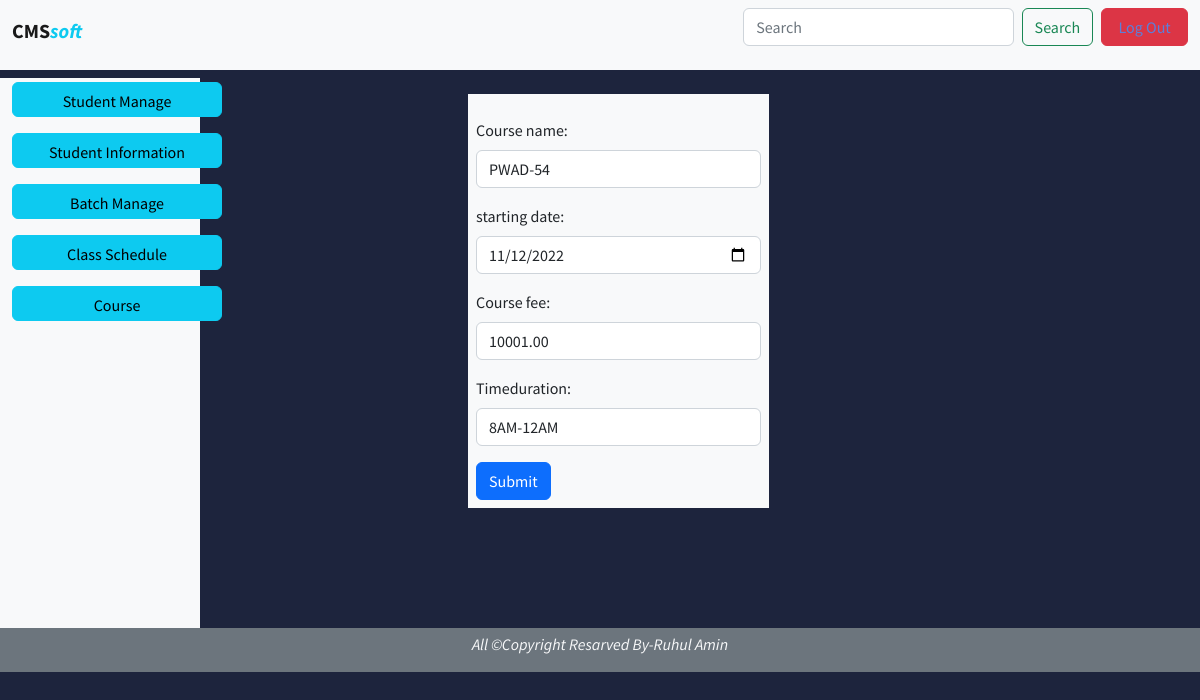
Page /batch_edit.php?bid=1 (signed in) on the committed database.
### tables this page shows
CREATE TABLE `batchmanage` (
  `bid` int(10) NOT NULL,
  `coursename` varchar(50) NOT NULL,
  `startingdate` date NOT NULL,
  `coursefee` float(10,2) NOT NULL,
  `timeduration` varchar(50) NOT NULL
);

### batch_edit.php (the view, shortened to what this page needs)
<?php
    require_once('connectdb.php');
    $bid=$_REQUEST['bid'];
    $sqls="SELECT * from batchmanage where bid='$bid'";
    $results =mysqli_query($conn, $sqls);
    $rowss= mysqli_fetch_assoc($results);
    $coursename=$rowss['coursename'];
    $startingdate=$rowss['startingdate'];
    $coursefee=$rowss['coursefee'];
    $timeduration=$rowss['timeduration'];
    ?>
    <html>
    <body>
            <link href="https://cdn.jsdelivr.net/npm/bootstrap@5.2.2/dist/css/bootstrap.min.css" rel="stylesheet" >
            <link href="style.css" rel="stylesheet" >
    <div class="conteiner-fluid">
        <div>
          <nav class="navbar navbar-expand-lg bg-light">
        <div class="container-fluid">
          <h1>
          <a class="navbar-brand text-" href="deshboard.php"><b>CMS</b><span class="text-info"><b><i>soft</i></b> </span></a></h1>
          <form class="d-flex" role="search">
            <input class="form-control me-2" type="search" placeholder="Search" aria-label="Search">
            <div >
            <button class="btn btn-outline-success me-2" type="submit">Search</button>
            </div>
              <button class="btn btn-outline-danger bg-danger " type="button" style="height:38px;width:130px"><a href="logout.php">Log Out</a> </button>
            </form>
          </div>
        </div>
      </div>
      <div class="container-fluid mt-2">
          <div class="row">
              <div class="col-2 bg-light " style="height:550px">
            <p class="mt-1">
                <a href="student_manage.php">
                <button class="btn btn-info" type="button" name="menu-btn1"  style="width:210px;height:35px; align:center;">
                  Student Manage
                </button>
                </a>
              </p>
              <p class="mt-1">
                <a href="student-table.php">
                <button class="btn btn-info" type="button" name="menu-btn1"  style="width:210px;height:35px; align:center;">
                  Student Information
                </button>
                </a>
              </p>
            <p class="mt-1">
                <a href="batch_manage.php">
                <button class="btn btn-info" type="button"  name="menu-btn2"   style="width:210px;height:35px; align:center;">
                 Batch Manage
                </button>
                </a>
              </p>
              <p class="mt-1">
                <button class="btn btn-info" type="button"  name="menu-btn2"   style="width:210px;height:35px; align:center;">
                  Class Schedule
                </button>
              </p>
              <p class="mt-1">
                <button class="btn btn-info" type="button"  name="menu-btn2"  style="width:210px;height:35px; align:center;">
                 Course
                </button>
              </p>
            </div>
            <div class="col-10 ">
              <div class=" container-fluid">
                <div class="row">
                 <div class="col-3"></div>
                 <div class="col-4">
                 <p>
      <form action="batch_update.php" method="POST" enctype="multipart/form-data"class="bg-light p-2">
            <div class="mb-3 mt-3">
                <label for="studentname" class="form-label">Course name:</label>
                <input type="text" class="form-control" id="coursename" value="<?php echo  $coursename;?>" name="coursename">
            </div>
            <div class="mb-3 mt-3">
                <label for="contactno" class="form-label">starting date:</label>
                <input type="date" class="form-control" id="startingdate" value="<?php echo $startingdate;?>" name="startingdate">
            </div>
            <div class="mb-3 mt-3">
                <label for="contactemail" class="form-label">Course fee:</label>
                <input type="number" class="form-control" id="coursefee" value="<?php echo $coursefee;?>" name="coursefee">
            </div>
            <div class="mb-3 mt-3">
                <label for="timeduration" class="form-label">Timeduration:</label>
                <input type="text" class="form-control" id="timeduration" value="<?php echo $timeduration;?>" name="timeduration">
            </div>
            <button type="submit" class="btn btn-primary">Submit</button>
      </form>
         </div>
          <div class="col-3"></div>
        </div>
    </div>
  </div>
  <div class="container-fluid bg-Secondary">
    <div class="row">
      <div class="col-12 text-center mt-1 text-light ">
        <p><i>All &copyCopyright Resarved By-Ruhul Amin</i></p>
      </div>
    </div>
  </div>
    </body>
</html>

### style.css (style rules this page uses)
body, html { font-family: 'Source Sans Pro', sans-serif; background-color: #1d243d; padding: 0; margin: 0; }
a { color: #5c7fda; text-decoration: none; }

### rows in the picture
batchmanage: coursename "PWAD-54", startingdate "11/12/2022", coursefee "10001.00", timeduration "8AM-12AM"
